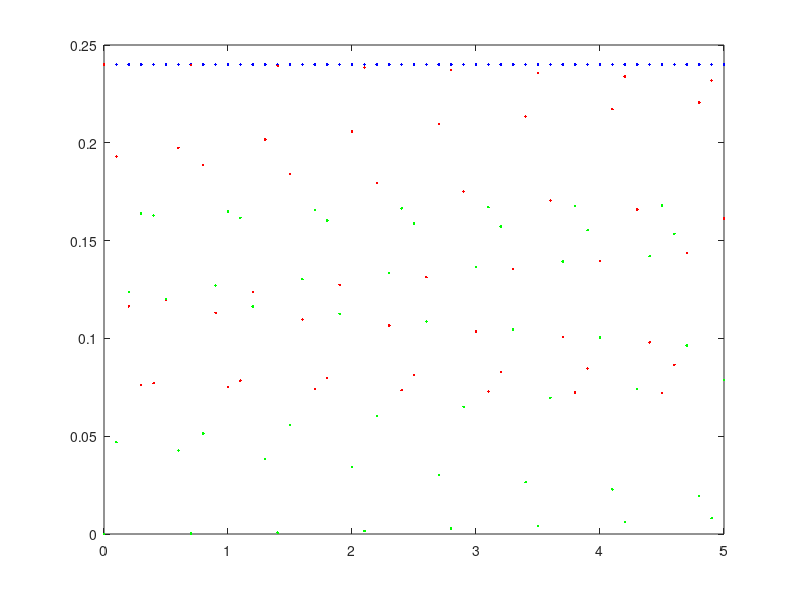
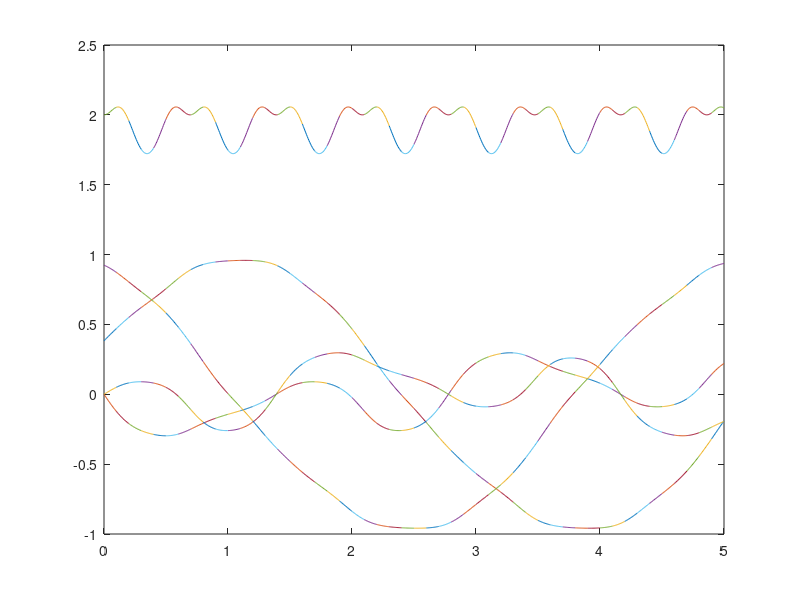
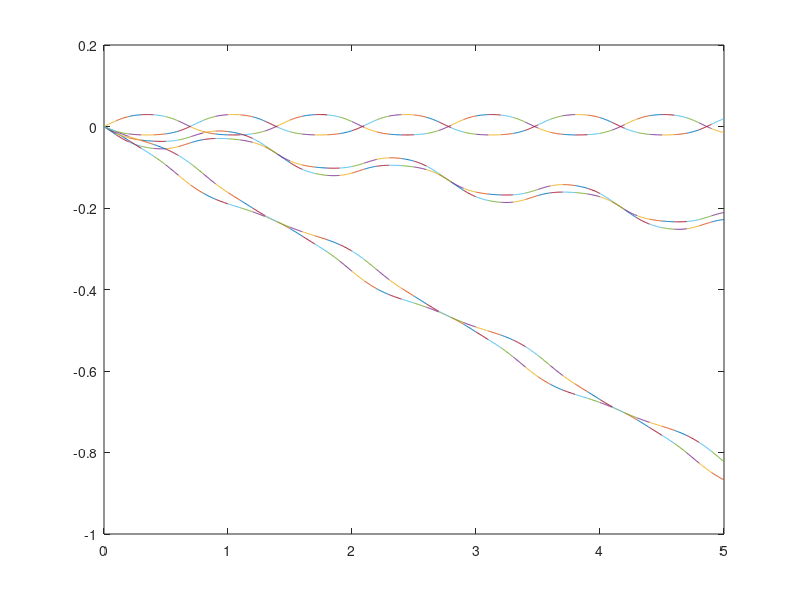
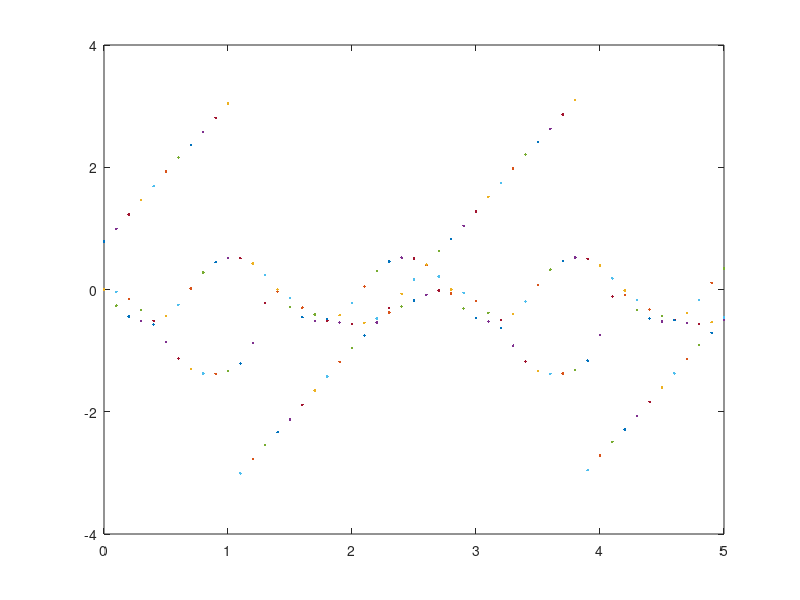

Write the MATLAB code that produced these figures, in order.
function TwinDisks
close all; clear all; 
format long
SolveOrdinaryDifferentialEquations
% File  TwinDisks.m  created by Autolev 4.1 on Tue Aug 31 12:23:02 2010


%===========================================================================
function VAR = ReadUserInput
global   a1 a2 a3 ida11 ida22 ida33 idb11 idb22 idb33 l1 l2 l3 mda mdb rada radb;
global   e1 e2 e3 e4 posa1 posa2 posa3 posb1 posb2 posb3 u1;
global   ke pe u2 u3 e1p e2p e3p e4p posa1p posa2p posa3p posb1p posb2p posb3p u1p;
global   DEGtoRAD RADtoDEG z;
global   TINITIAL TFINAL INTEGSTP PRINTINT ABSERR RELERR;

%-------------------------------+--------------------------+-------------------+-----------------
% Quantity                      | Value                    | Units             | Description
%-------------------------------|--------------------------|-------------------|-----------------
a1                              =  1.570796326794897;      % UNITS               Constant
a2                              =  0;                      % UNITS               Constant
a3                              =  0;                      % UNITS               Constant
ida11                           =  .005;                   % UNITS               Constant
ida22                           =  .005;                   % UNITS               Constant
ida33                           =  .01;                    % UNITS               Constant
idb11                           =  .005;                   % UNITS               Constant
idb22                           =  .005;                   % UNITS               Constant
idb33                           =  .01;                    % UNITS               Constant
l1                              = -.1;                     % UNITS               Constant
l2                              =  0;                      % UNITS               Constant
l3                              =  0;                      % UNITS               Constant
mda                             =  2;                      % UNITS               Constant
mdb                             =  2;                      % UNITS               Constant
rada                            =  .1;                     % UNITS               Constant
radb                            =  .1;                     % UNITS               Constant

e1                              =  0.3826834323650898;     % UNITS               Initial Value
e2                              =  0;                      % UNITS               Initial Value
e3                              =  0;                      % UNITS               Initial Value
e4                              =  0.9238795325112867;     % UNITS               Initial Value
posa1                           =  0.0;                    % UNITS               Initial Value
posa2                           =  0.0;                    % UNITS               Initial Value
posa3                           =  0.0;                    % UNITS               Initial Value
posb1                           =  0.0;                    % UNITS               Initial Value
posb2                           =  0.0;                    % UNITS               Initial Value
posb3                           =  0.0;                    % UNITS               Initial Value
u1                              =  2;                      % UNITS               Initial Value

TINITIAL                        =  0.0;                    % UNITS               Initial Time
TFINAL                          =  5.0;                    % UNITS               Final Time
INTEGSTP                        =  0.1;                    % UNITS               Integration Step
PRINTINT                        =  1;                      % Positive Integer    Print-Integer
ABSERR                          =  1.0E-08;                %                     Absolute Error
RELERR                          =  1.0E-07 ;               %                     Relative Error
%-------------------------------+--------------------------+-------------------+-----------------

% Unit conversions
Pi       = 3.141592653589793;
DEGtoRAD = Pi/180.0;
RADtoDEG = 180.0/Pi;

% Reserve space and initialize matrices
z = zeros(239,1);

% Evaluate constants
z(10) = cos(a2);
z(11) = cos(a3);
z(12) = z(10)*z(11);
z(13) = sin(a3);
z(14) = z(10)*z(13);
z(15) = sin(a2);
z(16) = cos(a1);
z(17) = sin(a1);
z(18) = z(13)*z(16) + z(11)*z(15)*z(17);
z(19) = z(11)*z(16) - z(13)*z(15)*z(17);
z(20) = z(10)*z(17);
z(21) = z(13)*z(17) - z(11)*z(15)*z(16);
z(22) = z(11)*z(17) + z(13)*z(15)*z(16);
z(23) = z(10)*z(16);
z(66) = l1^2 + l2^2;
z(67) = l1*z(15);
z(68) = l2*z(20);
z(97) = radb*z(67);
z(98) = radb*z(23);
z(99) = radb*z(68);
z(100) = rada*z(23);
z(115) = radb*z(22);
z(118) = radb*z(21);
z(127) = radb*z(14);
z(129) = radb*z(12);
z(136) = radb*z(19);
z(138) = radb*z(18);
z(171) = idb11*z(12);
z(172) = idb11*z(18);
z(173) = idb11*z(21);
z(174) = idb22*z(19);
z(175) = idb22*z(22);
z(176) = idb22*z(14);
z(177) = idb33*z(15);
z(178) = idb33*z(23);
z(179) = idb33*z(20);
z(200) = ida11 + z(12)*z(171) + z(14)*z(176) + z(15)*z(177);
z(201) = l2^2;
z(203) = z(12)*z(172);
z(204) = z(14)*z(174);
z(205) = z(15)*z(179);
z(206) = l1*l2;
z(208) = z(12)*z(173) + z(15)*z(178);
z(209) = z(14)*z(175);
z(212) = ida22 + z(18)*z(172) + z(19)*z(174) + z(20)*z(179);
z(213) = l1^2;
z(215) = z(18)*z(171);
z(216) = z(19)*z(176);
z(217) = z(20)*z(177);
z(219) = z(18)*z(173) + z(19)*z(175);
z(220) = z(20)*z(178);
z(223) = ida33 + z(21)*z(173) + z(22)*z(175) + z(23)*z(178);
z(225) = z(21)*z(171) + z(23)*z(177);
z(226) = z(22)*z(176);
z(228) = z(21)*z(172) + z(22)*z(174);
z(229) = z(23)*z(179);

% Set the initial values of the states
VAR(1) = e1;
VAR(2) = e2;
VAR(3) = e3;
VAR(4) = e4;
VAR(5) = posa1;
VAR(6) = posa2;
VAR(7) = posa3;
VAR(8) = posb1;
VAR(9) = posb2;
VAR(10) = posb3;
VAR(11) = u1;




%===========================================================================
% Main driver loop for numerical integration of differential equations
%===========================================================================
function SolveOrdinaryDifferentialEquations
global   a1 a2 a3 ida11 ida22 ida33 idb11 idb22 idb33 l1 l2 l3 mda mdb rada radb;
global   e1 e2 e3 e4 posa1 posa2 posa3 posb1 posb2 posb3 u1;
global   ke pe u2 u3 e1p e2p e3p e4p posa1p posa2p posa3p posb1p posb2p posb3p u1p;
global   DEGtoRAD RADtoDEG z;
global   TINITIAL TFINAL INTEGSTP PRINTINT ABSERR RELERR;

VAR = ReadUserInput;
OdeMatlabOptions = odeset( 'RelTol',RELERR, 'AbsTol',ABSERR, 'MaxStep',INTEGSTP );
T = TINITIAL;
PrintCounter = 0;
mdlDerivatives(T,VAR,0);
while 1,
  if( TFINAL>=TINITIAL & T+0.01*INTEGSTP>=TFINAL ) PrintCounter = -1; end
  if( TFINAL<=TINITIAL & T+0.01*INTEGSTP<=TFINAL ) PrintCounter = -1; end
  if( PrintCounter <= 0.01 ),
     mdlOutputs(T,VAR,0);
     if( PrintCounter == -1 ) break; end
     PrintCounter = PRINTINT;
  end
  [TimeOdeArray,VarOdeArray] = ode45( @mdlDerivatives, [T T+INTEGSTP], VAR, OdeMatlabOptions, 0 );
  figure(2),plot(TimeOdeArray,VarOdeArray(:,1:4),TimeOdeArray,VarOdeArray(:,11)),hold on
  figure(3),plot(TimeOdeArray,VarOdeArray(:,5:10)),hold on
  figure(5),plot(VarOdeArray(:,5),VarOdeArray(:,6),VarOdeArray(:,8),VarOdeArray(:,9)),hold on
  TimeAtEndOfArray = TimeOdeArray( length(TimeOdeArray) );
  if( abs(TimeAtEndOfArray - (T+INTEGSTP) ) >= abs(0.001*INTEGSTP) ) warning('numerical integration failed'); break;  end
  T = TimeAtEndOfArray;
  VAR = VarOdeArray( length(TimeOdeArray), : );
  PrintCounter = PrintCounter - 1;
end



%===========================================================================
% mdlDerivatives: Calculates and returns the derivatives of the continuous states
%===========================================================================
function sys = mdlDerivatives(T,VAR,u)
global   a1 a2 a3 ida11 ida22 ida33 idb11 idb22 idb33 l1 l2 l3 mda mdb rada radb;
global   e1 e2 e3 e4 posa1 posa2 posa3 posb1 posb2 posb3 u1;
global   ke pe u2 u3 e1p e2p e3p e4p posa1p posa2p posa3p posb1p posb2p posb3p u1p;
global   DEGtoRAD RADtoDEG z;
global   TINITIAL TFINAL INTEGSTP PRINTINT ABSERR RELERR;

% Update variables after integration step
e1 = VAR(1);
e2 = VAR(2);
e3 = VAR(3);
e4 = VAR(4);
posa1 = VAR(5);
posa2 = VAR(6);
posa3 = VAR(7);
posb1 = VAR(8);
posb2 = VAR(9);
posb3 = VAR(10);
u1 = VAR(11);
z(2) = 2*e1*e2 - 2*e3*e4;
z(4) = 2*e1*e2 + 2*e3*e4;
z(7) = 2*e1*e3 - 2*e2*e4;
z(9) = 1 - 2*e1^2 - 2*e2^2;
z(8) = 2*e1*e4 + 2*e2*e3;
z(38) = z(15)*z(7) + z(23)*z(9) - z(20)*z(8);
z(39) = 1 - z(38)^2;
z(40) = z(39)^0.5;
z(41) = z(38)/z(40);
z(43) = radb*z(41);
z(24) = 1 - z(9)^2;
z(25) = z(24)^0.5;
z(26) = z(9)/z(25);
z(28) = rada*z(26);
z(51) = l3 - z(28);
z(27) = 1/z(25);
z(29) = rada*z(27);
z(42) = 1/z(40);
z(44) = radb*z(42);
z(65) = z(29) - z(44);
z(69) = z(66) + z(43)^2 + z(51)^2 + z(65)^2 + 2*z(67)*z(43) + 2*l1*z(7)*z(65) + 2*l2*z(8)*z(65) + 2*z(23)*z(43)*z(51) + 2*z(9)*z(51)*z(65) + 2*z(38)*z(43)*z(65) - 2*z(68)*z(43);
z(70) = z(69)^0.5;
z(73) = l1/z(70);
z(6) = 2*e2*e3 - 2*e1*e4;
z(71) = z(51)/z(70);
z(5) = 1 - 2*e1^2 - 2*e3^2;
z(37) = z(15)*z(4) + z(23)*z(6) - z(20)*z(5);
z(75) = z(43)/z(70);
z(74) = l2/z(70);
z(3) = 2*e1*e3 + 2*e2*e4;
z(1) = 1 - 2*e2^2 - 2*e3^2;
z(36) = z(15)*z(1) + z(23)*z(3) - z(20)*z(2);
z(47) = z(6)*z(29);
z(61) = z(47) - z(6)*z(44);
z(30) = z(12)*z(1) + z(18)*z(2) + z(21)*z(3);
z(55) = z(22)*z(43);
z(34) = z(19)*z(5) + z(22)*z(6) - z(14)*z(4);
z(58) = z(21)*z(43);
z(50) = z(3)*z(29);
z(64) = z(3)*z(44) - z(50);
z(31) = z(12)*z(4) + z(18)*z(5) + z(21)*z(6);
z(33) = z(19)*z(2) + z(22)*z(3) - z(14)*z(1);
z(76) = l1*z(2)*(z(4)*z(73)+z(6)*z(71)+z(37)*z(75)) + l2*z(4)*(z(2)*z(74)+z(3)*z(71)+z(36)*z(75)) + z(61)*(z(4)*z(73)+z(5)*z(74)+z(6)*z(71)+z(37)*z(75)) + z(30)*z(55)*(z(4)*z(73)+z(5)*z(74)+z(6)*z(71)+z(37)*z(75)) + z(34)*z(58)*(z(1)*z(73)+z(2)*z(74)+z(3)*z(71)+z(36)*z(75)) - l1*z(5)*(z(1)*z(73)+z(3)*z(71)+z(36)*z(75)) - l2*z(1)*(z(5)*z(74)+z(6)*z(71)+z(37)*z(75)) - z(64)*(z(1)*z(73)+z(2)*z(74)+z(3)*z(71)+z(36)*z(75)) - z(31)*z(55)*(z(1)*z(73)+z(2)*z(74)+z(3)*z(71)+z(36)*z(75)) - z(33)*z(58)*(z(4)*z(73)+z(5)*z(74)+z(6)*z(71)+z(37)*z(75));
z(52) = z(28) - l3;
z(32) = z(12)*z(7) + z(18)*z(8) + z(21)*z(9);
z(53) = z(14)*z(43);
z(35) = z(19)*z(8) + z(22)*z(9) - z(14)*z(7);
z(56) = z(12)*z(43);
z(80) = l2*z(9) + z(8)*z(52) - z(32)*z(53) - z(35)*z(56);
z(45) = z(4)*z(29);
z(59) = z(45) - z(4)*z(44);
z(48) = z(1)*z(29);
z(62) = z(1)*z(44) - z(48);
z(77) = l2*z(3)*(z(4)*z(73)+z(5)*z(74)+z(37)*z(75)) + z(2)*z(52)*(z(4)*z(73)+z(6)*z(71)+z(37)*z(75)) + z(59)*(z(4)*z(73)+z(5)*z(74)+z(6)*z(71)+z(37)*z(75)) + z(31)*z(53)*(z(1)*z(73)+z(2)*z(74)+z(3)*z(71)+z(36)*z(75)) + z(34)*z(56)*(z(1)*z(73)+z(2)*z(74)+z(3)*z(71)+z(36)*z(75)) - l2*z(6)*(z(1)*z(73)+z(2)*z(74)+z(36)*z(75)) - z(5)*z(52)*(z(1)*z(73)+z(3)*z(71)+z(36)*z(75)) - z(62)*(z(1)*z(73)+z(2)*z(74)+z(3)*z(71)+z(36)*z(75)) - z(30)*z(53)*(z(4)*z(73)+z(5)*z(74)+z(6)*z(71)+z(37)*z(75)) - z(33)*z(56)*(z(4)*z(73)+z(5)*z(74)+z(6)*z(71)+z(37)*z(75));
z(79) = l1*z(8) + z(32)*z(55) - l2*z(7) - z(35)*z(58);
z(46) = z(5)*z(29);
z(60) = z(46) - z(5)*z(44);
z(54) = z(19)*z(43);
z(57) = z(18)*z(43);
z(49) = z(2)*z(29);
z(63) = z(2)*z(44) - z(49);
z(78) = l1*z(6)*(z(1)*z(73)+z(2)*z(74)+z(36)*z(75)) + z(1)*z(51)*(z(5)*z(74)+z(6)*z(71)+z(37)*z(75)) + z(60)*(z(4)*z(73)+z(5)*z(74)+z(6)*z(71)+z(37)*z(75)) + z(30)*z(54)*(z(4)*z(73)+z(5)*z(74)+z(6)*z(71)+z(37)*z(75)) + z(34)*z(57)*(z(1)*z(73)+z(2)*z(74)+z(3)*z(71)+z(36)*z(75)) - l1*z(3)*(z(4)*z(73)+z(5)*z(74)+z(37)*z(75)) - z(4)*z(51)*(z(2)*z(74)+z(3)*z(71)+z(36)*z(75)) - z(63)*(z(1)*z(73)+z(2)*z(74)+z(3)*z(71)+z(36)*z(75)) - z(31)*z(54)*(z(1)*z(73)+z(2)*z(74)+z(3)*z(71)+z(36)*z(75)) - z(33)*z(57)*(z(4)*z(73)+z(5)*z(74)+z(6)*z(71)+z(37)*z(75));
z(81) = z(7)*z(51) + z(32)*z(54) - l1*z(9) - z(35)*z(57);
z(82) = z(78)*z(79) - z(76)*z(81);
z(83) = (z(76)*z(80)-z(77)*z(79))/z(82);
u2 = z(83)*u1;
z(84) = (z(77)*z(81)-z(78)*z(80))/z(82);
u3 = z(84)*u1;
z(161) = ida33*u3;
z(160) = ida22*u2;
z(164) = u2*z(161) - u3*z(160);
z(166) = z(19)*u2 + z(22)*u3 - z(14)*u1;
z(167) = z(15)*u1 + z(23)*u3 - z(20)*u2;
z(170) = idb33*z(167);
z(169) = idb22*z(166);
z(182) = z(166)*z(170) - z(167)*z(169);
z(165) = z(12)*u1 + z(18)*u2 + z(21)*u3;
z(168) = idb11*z(165);
z(180) = z(165)*z(169) - z(166)*z(168);
z(184) = z(28)*u1;
z(183) = z(28)*u2;
z(192) = u1*z(184) + u2*z(183);
e1p = 0.5*e2*u3 + 0.5*e4*u1 - 0.5*e3*u2;
e2p = 0.5*e3*u1 + 0.5*e4*u2 - 0.5*e1*u3;
z(88) = -4*e1*e1p - 4*e2*e2p;
z(93) = z(9)*z(88)/z(24)^0.5;
z(94) = (z(9)*z(93)+z(25)*z(88))/z(25)^2;
z(188) = rada*u1*z(94);
z(193) = z(188) - u3*z(183);
z(95) = rada*z(93)/z(25)^2;
e4p = -0.5*e1*u1 - 0.5*e2*u2 - 0.5*e3*u3;
e3p = 0.5*e1*u2 + 0.5*e4*u3 - 0.5*e2*u1;
z(86) = 2*e1*e2p + 2*e2*e1p + 2*e3*e4p + 2*e4*e3p;
z(125) = z(4)*z(95) + z(29)*z(86);
z(105) = -4*e1*e1p - 4*e3*e3p;
z(134) = z(5)*z(95) + z(29)*z(105);
z(103) = 2*e2*e3p + 2*e3*e2p - 2*e1*e4p - 2*e4*e1p;
z(112) = z(6)*z(95) + z(29)*z(103);
z(189) = u1*z(125) + u2*z(134) + u3*z(112);
z(187) = rada*u2*z(94);
z(191) = -u3*z(184) - z(187);
z(110) = -4*e2*e2p - 4*e3*e3p;
z(131) = z(1)*z(95) + z(29)*z(110);
z(85) = 2*e1*e2p + 2*e2*e1p - 2*e3*e4p - 2*e4*e3p;
z(140) = z(2)*z(95) + z(29)*z(85);
z(109) = 2*e1*e3p + 2*e2*e4p + 2*e3*e1p + 2*e4*e2p;
z(120) = z(3)*z(95) + z(29)*z(109);
z(190) = -u1*z(131) - u2*z(140) - u3*z(120);
z(181) = z(167)*z(168) - z(165)*z(170);
z(195) = l1*u3 + z(52)*u1;
z(194) = z(51)*u2 - l2*u3;
z(198) = u1*z(195) - u2*z(194);
z(196) = l2*u1 - l1*u2;
z(197) = u2*z(196) - u3*z(195) - z(187);
z(199) = u3*z(194) + z(188) - u1*z(196);
z(211) = z(164) + z(12)*z(182) + z(15)*z(180) + mda*(z(3)*z(45)*z(192)+z(28)*z(193)+z(45)*z(189)+z(1)*z(45)*z(191)+z(2)*z(28)*z(189)+z(2)*z(45)*z(193)+z(5)*z(28)*z(190)-z(6)*z(48)*z(192)-z(48)*z(190)-z(4)*z(48)*z(191)-z(5)*z(48)*z(193)) - z(14)*z(181) - mdb*(z(6)*z(48)*z(198)+z(48)*z(190)+z(4)*z(48)*z(197)+z(5)*z(48)*z(199)-l2*z(198)-z(3)*z(45)*z(198)-z(45)*z(189)-z(52)*z(199)-l2*z(3)*z(189)-l2*z(6)*z(190)-z(1)*z(45)*z(197)-z(2)*z(45)*z(199)-z(2)*z(52)*z(189)-z(5)*z(52)*z(190));
z(159) = ida11*u1;
z(163) = u3*z(159) - u1*z(161);
z(222) = z(163) + z(18)*z(182) + z(19)*z(181) + mda*(z(3)*z(46)*z(192)+z(46)*z(189)+z(1)*z(46)*z(191)+z(2)*z(46)*z(193)-z(6)*z(49)*z(192)-z(28)*z(191)-z(49)*z(190)-z(1)*z(28)*z(189)-z(4)*z(28)*z(190)-z(4)*z(49)*z(191)-z(5)*z(49)*z(193)) + mdb*(z(3)*z(46)*z(198)+z(46)*z(189)+z(51)*z(197)+z(1)*z(46)*z(197)+z(1)*z(51)*z(189)+z(2)*z(46)*z(199)+z(4)*z(51)*z(190)-l1*z(198)-z(6)*z(49)*z(198)-z(49)*z(190)-l1*z(3)*z(189)-l1*z(6)*z(190)-z(4)*z(49)*z(197)-z(5)*z(49)*z(199)) - z(20)*z(180);
z(162) = u1*z(160) - u2*z(159);
z(231) = z(162) + z(21)*z(182) + z(22)*z(181) + z(23)*z(180) + mda*(z(3)*z(47)*z(192)+z(47)*z(189)+z(1)*z(47)*z(191)+z(2)*z(47)*z(193)-z(6)*z(50)*z(192)-z(50)*z(190)-z(4)*z(50)*z(191)-z(5)*z(50)*z(193)) + mdb*(z(3)*z(47)*z(198)+l1*z(199)+z(47)*z(189)+l1*z(2)*z(189)+l1*z(5)*z(190)+z(1)*z(47)*z(197)+z(2)*z(47)*z(199)-z(6)*z(50)*z(198)-l2*z(197)-z(50)*z(190)-l2*z(1)*z(189)-l2*z(4)*z(190)-z(4)*z(50)*z(197)-z(5)*z(50)*z(199));
z(235) = z(211) + z(83)*z(222) + z(84)*z(231);
z(207) = z(203) + mda*(z(45)*z(46)+z(48)*z(49)+z(2)*z(28)*z(46)+z(4)*z(28)*z(48)-z(1)*z(28)*z(45)-z(5)*z(28)*z(49)) + mdb*(z(45)*z(46)+z(48)*z(49)+l1*z(6)*z(48)+l2*z(3)*z(46)+z(1)*z(45)*z(51)+z(2)*z(46)*z(52)-z(206)-l1*z(3)*z(45)-l2*z(6)*z(49)-z(4)*z(48)*z(51)-z(5)*z(49)*z(52)) - z(204) - z(205);
z(214) = z(212) + mdb*(z(213)+z(46)^2+z(49)^2+z(51)^2+2*l1*z(6)*z(49)+2*z(1)*z(46)*z(51)-2*l1*z(3)*z(46)-2*z(4)*z(49)*z(51)) - mda*(2*z(1)*z(28)*z(46)-z(28)^2-z(46)^2-z(49)^2-2*z(4)*z(28)*z(49));
z(230) = z(228) + mdb*(z(46)*z(47)+z(49)*z(50)+l1*z(2)*z(46)+l1*z(6)*z(50)+l2*z(4)*z(49)+z(1)*z(47)*z(51)-l2*z(51)-l1*z(3)*z(47)-l1*z(5)*z(49)-l2*z(1)*z(46)-z(4)*z(50)*z(51)) - z(229) - mda*(z(1)*z(28)*z(47)-z(46)*z(47)-z(49)*z(50)-z(4)*z(28)*z(50));
z(233) = z(207) + z(83)*z(214) + z(84)*z(230);
z(89) = 2*e1*e4p + 2*e2*e3p + 2*e3*e2p + 2*e4*e1p;
z(87) = 2*e1*e3p + 2*e3*e1p - 2*e2*e4p - 2*e4*e2p;
z(90) = z(15)*z(87) + z(23)*z(88) - z(20)*z(89);
z(91) = z(38)*z(90)/z(39)^0.5;
z(92) = (z(38)*z(91)+z(40)*z(90))/z(40)^2;
z(128) = z(127)*z(92);
z(130) = z(129)*z(92);
z(144) = z(12)*z(87) + z(18)*z(89) + z(21)*z(88);
z(145) = z(19)*z(89) + z(22)*z(88) - z(14)*z(87);
z(147) = l2*z(88) + z(52)*z(89) + rada*z(8)*z(94) - z(32)*z(128) - z(35)*z(130) - z(53)*z(144) - z(56)*z(145);
z(137) = z(136)*z(92);
z(139) = z(138)*z(92);
z(148) = z(32)*z(137) + z(51)*z(87) + z(54)*z(144) - l1*z(88) - z(35)*z(139) - z(57)*z(145) - rada*z(7)*z(94);
z(116) = z(115)*z(92);
z(119) = z(118)*z(92);
z(146) = l1*z(89) + z(32)*z(116) + z(55)*z(144) - l2*z(87) - z(35)*z(119) - z(58)*z(145);
z(149) = u1*z(147) + u2*z(148) + u3*z(146);
z(96) = radb*z(91)/z(40)^2;
z(126) = z(125) - z(4)*z(96) - z(44)*z(86);
z(122) = z(12)*z(86) + z(18)*z(105) + z(21)*z(103);
z(117) = z(19)*z(105) + z(22)*z(103) - z(14)*z(86);
z(101) = 2*z(97)*z(92) + 2*l1*z(65)*z(87) + 2*l2*z(65)*z(89) + 2*radb*z(43)*z(92) + 2*z(98)*z(51)*z(92) + 2*z(43)*z(65)*z(90) + 2*z(51)*z(65)*z(88) + 2*radb*z(38)*z(65)*z(92) + 2*z(65)*(z(95)-z(96)) + 2*l1*z(7)*(z(95)-z(96)) + 2*l2*z(8)*(z(95)-z(96)) + 2*z(9)*z(51)*(z(95)-z(96)) + 2*z(38)*z(43)*(z(95)-z(96)) - 2*z(99)*z(92) - 2*rada*z(51)*z(94) - 2*z(100)*z(43)*z(94) - 2*rada*z(9)*z(65)*z(94);
z(102) = l1*z(101)/(z(69)^0.5*z(70)^2);
z(108) = l2*z(101)/(z(69)^0.5*z(70)^2);
z(111) = z(15)*z(110) + z(23)*z(109) - z(20)*z(85);
z(107) = (2*radb*z(70)*z(92)-z(43)*z(101)/z(69)^0.5)/z(70)^2;
z(104) = (2*rada*z(70)*z(94)+z(51)*z(101)/z(69)^0.5)/z(70)^2;
z(106) = z(15)*z(86) + z(23)*z(103) - z(20)*z(105);
z(132) = z(1)*z(96) + z(44)*z(110) - z(131);
z(114) = z(12)*z(110) + z(18)*z(85) + z(21)*z(109);
z(123) = z(19)*z(85) + z(22)*z(109) - z(14)*z(110);
z(133) = l2*(z(4)*z(73)+z(5)*z(74)+z(37)*z(75))*z(109) + z(52)*(z(4)*z(73)+z(6)*z(71)+z(37)*z(75))*z(85) + (z(4)*z(73)+z(5)*z(74)+z(6)*z(71)+z(37)*z(75))*z(126) + rada*z(2)*(z(4)*z(73)+z(6)*z(71)+z(37)*z(75))*z(94) + z(31)*(z(1)*z(73)+z(2)*z(74)+z(3)*z(71)+z(36)*z(75))*z(128) + z(34)*(z(1)*z(73)+z(2)*z(74)+z(3)*z(71)+z(36)*z(75))*z(130) + z(53)*(z(1)*z(73)+z(2)*z(74)+z(3)*z(71)+z(36)*z(75))*z(122) + z(56)*(z(1)*z(73)+z(2)*z(74)+z(3)*z(71)+z(36)*z(75))*z(117) + 0.5*l2*z(6)*(z(1)*z(102)+z(2)*z(108)-2*z(73)*z(110)-2*z(74)*z(85)-2*z(75)*z(111)-z(36)*z(107)) + 0.5*z(5)*z(52)*(z(1)*z(102)+z(3)*z(104)-2*z(71)*z(109)-2*z(73)*z(110)-2*z(75)*z(111)-z(36)*z(107)) + 0.5*z(62)*(z(1)*z(102)+z(2)*z(108)+z(3)*z(104)-2*z(71)*z(109)-2*z(73)*z(110)-2*z(74)*z(85)-2*z(75)*z(111)-z(36)*z(107)) + 0.5*z(30)*z(53)*(z(4)*z(102)+z(5)*z(108)+z(6)*z(104)-2*z(71)*z(103)-2*z(73)*z(86)-2*z(74)*z(105)-2*z(75)*z(106)-z(37)*z(107)) + 0.5*z(33)*z(56)*(z(4)*z(102)+z(5)*z(108)+z(6)*z(104)-2*z(71)*z(103)-2*z(73)*z(86)-2*z(74)*z(105)-2*z(75)*z(106)-z(37)*z(107)) - l2*(z(1)*z(73)+z(2)*z(74)+z(36)*z(75))*z(103) - z(52)*(z(1)*z(73)+z(3)*z(71)+z(36)*z(75))*z(105) - (z(1)*z(73)+z(2)*z(74)+z(3)*z(71)+z(36)*z(75))*z(132) - rada*z(5)*(z(1)*z(73)+z(3)*z(71)+z(36)*z(75))*z(94) - z(30)*(z(4)*z(73)+z(5)*z(74)+z(6)*z(71)+z(37)*z(75))*z(128) - z(33)*(z(4)*z(73)+z(5)*z(74)+z(6)*z(71)+z(37)*z(75))*z(130) - z(53)*(z(4)*z(73)+z(5)*z(74)+z(6)*z(71)+z(37)*z(75))*z(114) - z(56)*(z(4)*z(73)+z(5)*z(74)+z(6)*z(71)+z(37)*z(75))*z(123) - 0.5*l2*z(3)*(z(4)*z(102)+z(5)*z(108)-2*z(73)*z(86)-2*z(74)*z(105)-2*z(75)*z(106)-z(37)*z(107)) - 0.5*z(2)*z(52)*(z(4)*z(102)+z(6)*z(104)-2*z(71)*z(103)-2*z(73)*z(86)-2*z(75)*z(106)-z(37)*z(107)) - 0.5*z(59)*(z(4)*z(102)+z(5)*z(108)+z(6)*z(104)-2*z(71)*z(103)-2*z(73)*z(86)-2*z(74)*z(105)-2*z(75)*z(106)-z(37)*z(107)) - 0.5*z(31)*z(53)*(z(1)*z(102)+z(2)*z(108)+z(3)*z(104)-2*z(71)*z(109)-2*z(73)*z(110)-2*z(74)*z(85)-2*z(75)*z(111)-z(36)*z(107)) - 0.5*z(34)*z(56)*(z(1)*z(102)+z(2)*z(108)+z(3)*z(104)-2*z(71)*z(109)-2*z(73)*z(110)-2*z(74)*z(85)-2*z(75)*z(111)-z(36)*z(107));
z(135) = z(134) - z(5)*z(96) - z(44)*z(105);
z(141) = z(2)*z(96) + z(44)*z(85) - z(140);
z(142) = l1*(z(1)*z(73)+z(2)*z(74)+z(36)*z(75))*z(103) + z(51)*(z(5)*z(74)+z(6)*z(71)+z(37)*z(75))*z(110) + (z(4)*z(73)+z(5)*z(74)+z(6)*z(71)+z(37)*z(75))*z(135) + rada*z(4)*(z(2)*z(74)+z(3)*z(71)+z(36)*z(75))*z(94) + z(30)*(z(4)*z(73)+z(5)*z(74)+z(6)*z(71)+z(37)*z(75))*z(137) + z(34)*(z(1)*z(73)+z(2)*z(74)+z(3)*z(71)+z(36)*z(75))*z(139) + z(54)*(z(4)*z(73)+z(5)*z(74)+z(6)*z(71)+z(37)*z(75))*z(114) + z(57)*(z(1)*z(73)+z(2)*z(74)+z(3)*z(71)+z(36)*z(75))*z(117) + 0.5*l1*z(3)*(z(4)*z(102)+z(5)*z(108)-2*z(73)*z(86)-2*z(74)*z(105)-2*z(75)*z(106)-z(37)*z(107)) + 0.5*z(4)*z(51)*(z(2)*z(108)+z(3)*z(104)-2*z(71)*z(109)-2*z(74)*z(85)-2*z(75)*z(111)-z(36)*z(107)) + 0.5*z(63)*(z(1)*z(102)+z(2)*z(108)+z(3)*z(104)-2*z(71)*z(109)-2*z(73)*z(110)-2*z(74)*z(85)-2*z(75)*z(111)-z(36)*z(107)) + 0.5*z(31)*z(54)*(z(1)*z(102)+z(2)*z(108)+z(3)*z(104)-2*z(71)*z(109)-2*z(73)*z(110)-2*z(74)*z(85)-2*z(75)*z(111)-z(36)*z(107)) + 0.5*z(33)*z(57)*(z(4)*z(102)+z(5)*z(108)+z(6)*z(104)-2*z(71)*z(103)-2*z(73)*z(86)-2*z(74)*z(105)-2*z(75)*z(106)-z(37)*z(107)) - l1*(z(4)*z(73)+z(5)*z(74)+z(37)*z(75))*z(109) - z(51)*(z(2)*z(74)+z(3)*z(71)+z(36)*z(75))*z(86) - (z(1)*z(73)+z(2)*z(74)+z(3)*z(71)+z(36)*z(75))*z(141) - rada*z(1)*(z(5)*z(74)+z(6)*z(71)+z(37)*z(75))*z(94) - z(31)*(z(1)*z(73)+z(2)*z(74)+z(3)*z(71)+z(36)*z(75))*z(137) - z(33)*(z(4)*z(73)+z(5)*z(74)+z(6)*z(71)+z(37)*z(75))*z(139) - z(54)*(z(1)*z(73)+z(2)*z(74)+z(3)*z(71)+z(36)*z(75))*z(122) - z(57)*(z(4)*z(73)+z(5)*z(74)+z(6)*z(71)+z(37)*z(75))*z(123) - 0.5*l1*z(6)*(z(1)*z(102)+z(2)*z(108)-2*z(73)*z(110)-2*z(74)*z(85)-2*z(75)*z(111)-z(36)*z(107)) - 0.5*z(1)*z(51)*(z(5)*z(108)+z(6)*z(104)-2*z(71)*z(103)-2*z(74)*z(105)-2*z(75)*z(106)-z(37)*z(107)) - 0.5*z(60)*(z(4)*z(102)+z(5)*z(108)+z(6)*z(104)-2*z(71)*z(103)-2*z(73)*z(86)-2*z(74)*z(105)-2*z(75)*z(106)-z(37)*z(107)) - 0.5*z(30)*z(54)*(z(4)*z(102)+z(5)*z(108)+z(6)*z(104)-2*z(71)*z(103)-2*z(73)*z(86)-2*z(74)*z(105)-2*z(75)*z(106)-z(37)*z(107)) - 0.5*z(34)*z(57)*(z(1)*z(102)+z(2)*z(108)+z(3)*z(104)-2*z(71)*z(109)-2*z(73)*z(110)-2*z(74)*z(85)-2*z(75)*z(111)-z(36)*z(107));
z(113) = z(112) - z(6)*z(96) - z(44)*z(103);
z(121) = z(3)*z(96) + z(44)*z(109) - z(120);
z(124) = l1*(z(4)*z(73)+z(6)*z(71)+z(37)*z(75))*z(85) + l2*(z(2)*z(74)+z(3)*z(71)+z(36)*z(75))*z(86) + (z(4)*z(73)+z(5)*z(74)+z(6)*z(71)+z(37)*z(75))*z(113) + z(30)*(z(4)*z(73)+z(5)*z(74)+z(6)*z(71)+z(37)*z(75))*z(116) + z(34)*(z(1)*z(73)+z(2)*z(74)+z(3)*z(71)+z(36)*z(75))*z(119) + z(55)*(z(4)*z(73)+z(5)*z(74)+z(6)*z(71)+z(37)*z(75))*z(114) + z(58)*(z(1)*z(73)+z(2)*z(74)+z(3)*z(71)+z(36)*z(75))*z(117) + 0.5*l1*z(5)*(z(1)*z(102)+z(3)*z(104)-2*z(71)*z(109)-2*z(73)*z(110)-2*z(75)*z(111)-z(36)*z(107)) + 0.5*l2*z(1)*(z(5)*z(108)+z(6)*z(104)-2*z(71)*z(103)-2*z(74)*z(105)-2*z(75)*z(106)-z(37)*z(107)) + 0.5*z(64)*(z(1)*z(102)+z(2)*z(108)+z(3)*z(104)-2*z(71)*z(109)-2*z(73)*z(110)-2*z(74)*z(85)-2*z(75)*z(111)-z(36)*z(107)) + 0.5*z(31)*z(55)*(z(1)*z(102)+z(2)*z(108)+z(3)*z(104)-2*z(71)*z(109)-2*z(73)*z(110)-2*z(74)*z(85)-2*z(75)*z(111)-z(36)*z(107)) + 0.5*z(33)*z(58)*(z(4)*z(102)+z(5)*z(108)+z(6)*z(104)-2*z(71)*z(103)-2*z(73)*z(86)-2*z(74)*z(105)-2*z(75)*z(106)-z(37)*z(107)) - l1*(z(1)*z(73)+z(3)*z(71)+z(36)*z(75))*z(105) - l2*(z(5)*z(74)+z(6)*z(71)+z(37)*z(75))*z(110) - (z(1)*z(73)+z(2)*z(74)+z(3)*z(71)+z(36)*z(75))*z(121) - z(31)*(z(1)*z(73)+z(2)*z(74)+z(3)*z(71)+z(36)*z(75))*z(116) - z(33)*(z(4)*z(73)+z(5)*z(74)+z(6)*z(71)+z(37)*z(75))*z(119) - z(55)*(z(1)*z(73)+z(2)*z(74)+z(3)*z(71)+z(36)*z(75))*z(122) - z(58)*(z(4)*z(73)+z(5)*z(74)+z(6)*z(71)+z(37)*z(75))*z(123) - 0.5*l1*z(2)*(z(4)*z(102)+z(6)*z(104)-2*z(71)*z(103)-2*z(73)*z(86)-2*z(75)*z(106)-z(37)*z(107)) - 0.5*l2*z(4)*(z(2)*z(108)+z(3)*z(104)-2*z(71)*z(109)-2*z(74)*z(85)-2*z(75)*z(111)-z(36)*z(107)) - 0.5*z(61)*(z(4)*z(102)+z(5)*z(108)+z(6)*z(104)-2*z(71)*z(103)-2*z(73)*z(86)-2*z(74)*z(105)-2*z(75)*z(106)-z(37)*z(107)) - 0.5*z(30)*z(55)*(z(4)*z(102)+z(5)*z(108)+z(6)*z(104)-2*z(71)*z(103)-2*z(73)*z(86)-2*z(74)*z(105)-2*z(75)*z(106)-z(37)*z(107)) - 0.5*z(34)*z(58)*(z(1)*z(102)+z(2)*z(108)+z(3)*z(104)-2*z(71)*z(109)-2*z(73)*z(110)-2*z(74)*z(85)-2*z(75)*z(111)-z(36)*z(107));
z(143) = u1*z(133) + u2*z(142) + u3*z(124);
z(150) = (z(76)*z(149)-z(79)*z(143))/z(82);
z(210) = z(208) + mda*(z(45)*z(47)+z(48)*z(50)+z(2)*z(28)*z(47)-z(5)*z(28)*z(50)) + mdb*(l1*z(52)+z(45)*z(47)+z(48)*z(50)+l1*z(2)*z(45)+l2*z(3)*z(47)+l2*z(4)*z(48)+z(2)*z(47)*z(52)-l1*z(5)*z(48)-l2*z(1)*z(45)-l2*z(6)*z(50)-z(5)*z(50)*z(52)) - z(209);
z(221) = z(219) + mdb*(z(46)*z(47)+z(49)*z(50)+l1*z(2)*z(46)+l1*z(6)*z(50)+l2*z(4)*z(49)+z(1)*z(47)*z(51)-l2*z(51)-l1*z(3)*z(47)-l1*z(5)*z(49)-l2*z(1)*z(46)-z(4)*z(50)*z(51)) - z(220) - mda*(z(1)*z(28)*z(47)-z(46)*z(47)-z(49)*z(50)-z(4)*z(28)*z(50));
z(224) = z(223) + mda*(z(47)^2+z(50)^2) - mdb*(2*l1*z(5)*z(50)+2*l2*z(1)*z(47)-z(201)-z(213)-z(47)^2-z(50)^2-2*l1*z(2)*z(47)-2*l2*z(4)*z(50));
z(234) = z(210) + z(83)*z(221) + z(84)*z(224);
z(151) = (z(78)*z(149)-z(81)*z(143))/z(82);
z(237) = z(235) + z(233)*z(150) - z(234)*z(151);
z(154) = z(28)*z(83);
z(157) = z(51)*z(83) - l2*z(84);
z(155) = z(52) + l1*z(84);
z(156) = l2 - l1*z(83);
z(158) = 9.810000000000001*mda*(z(7)*z(154)-z(8)*z(28)) - 9.810000000000001*mdb*(z(7)*z(157)+z(8)*z(155)+z(9)*z(156));
z(238) = z(237) - z(158);
z(202) = z(200) + mda*(z(28)^2+z(45)^2+z(48)^2+2*z(2)*z(28)*z(45)-2*z(5)*z(28)*z(48)) + mdb*(z(201)+z(45)^2+z(48)^2+z(52)^2+2*l2*z(3)*z(45)+2*z(2)*z(45)*z(52)-2*l2*z(6)*z(48)-2*z(5)*z(48)*z(52));
z(218) = z(215) + mda*(z(45)*z(46)+z(48)*z(49)+z(2)*z(28)*z(46)+z(4)*z(28)*z(48)-z(1)*z(28)*z(45)-z(5)*z(28)*z(49)) + mdb*(z(45)*z(46)+z(48)*z(49)+l1*z(6)*z(48)+l2*z(3)*z(46)+z(1)*z(45)*z(51)+z(2)*z(46)*z(52)-z(206)-l1*z(3)*z(45)-l2*z(6)*z(49)-z(4)*z(48)*z(51)-z(5)*z(49)*z(52)) - z(216) - z(217);
z(227) = z(225) + mda*(z(45)*z(47)+z(48)*z(50)+z(2)*z(28)*z(47)-z(5)*z(28)*z(50)) + mdb*(l1*z(52)+z(45)*z(47)+z(48)*z(50)+l1*z(2)*z(45)+l2*z(3)*z(47)+l2*z(4)*z(48)+z(2)*z(47)*z(52)-l1*z(5)*z(48)-l2*z(1)*z(45)-l2*z(6)*z(50)-z(5)*z(50)*z(52)) - z(226);
z(232) = z(202) + z(83)*z(218) + z(84)*z(227);
z(236) = z(232) + z(83)*z(233) + z(84)*z(234);
z(239) = z(238)/z(236);
u1p = -z(239);
posa1p = z(45)*u1 + z(46)*u2 + z(47)*u3 + z(2)*z(28)*u1 - z(1)*z(28)*u2;
posa2p = z(5)*z(28)*u1 - z(48)*u1 - z(49)*u2 - z(50)*u3 - z(4)*z(28)*u2;
posa3p = -z(28)*(z(7)*u2-z(8)*u1);
posb1p = z(45)*u1 + z(46)*u2 + z(47)*u3 + z(2)*(l1*u3+z(52)*u1) - z(1)*(l2*u3-z(51)*u2) - z(3)*(l1*u2-l2*u1);
posb2p = z(5)*(l1*u3+z(52)*u1) - z(48)*u1 - z(49)*u2 - z(50)*u3 - z(4)*(l2*u3-z(51)*u2) - z(6)*(l1*u2-l2*u1);
posb3p = z(8)*(l1*u3+z(52)*u1) - z(7)*(l2*u3-z(51)*u2) - z(9)*(l1*u2-l2*u1);

% Update derivative array prior to integration step
VARp(1) = e1p;
VARp(2) = e2p;
VARp(3) = e3p;
VARp(4) = e4p;
VARp(5) = posa1p;
VARp(6) = posa2p;
VARp(7) = posa3p;
VARp(8) = posb1p;
VARp(9) = posb2p;
VARp(10) = posb3p;
VARp(11) = u1p;

sys = VARp';



%===========================================================================
% mdlOutputs: Calculates and return the outputs
%===========================================================================
function Output = mdlOutputs(T,VAR,u)
global   a1 a2 a3 ida11 ida22 ida33 idb11 idb22 idb33 l1 l2 l3 mda mdb rada radb;
global   e1 e2 e3 e4 posa1 posa2 posa3 posb1 posb2 posb3 u1;
global   ke pe u2 u3 e1p e2p e3p e4p posa1p posa2p posa3p posb1p posb2p posb3p u1p;
global   DEGtoRAD RADtoDEG z;
global   TINITIAL TFINAL INTEGSTP PRINTINT ABSERR RELERR;

% Evaluate output quantities
ke = 0.5*ida11*u1^2 + 0.5*ida22*u2^2 + 0.5*ida33*u3^2 + 0.5*idb22*z(22)^2*u3^2 + 0.5*idb33*z(23)^2*u3^2 + 0.5*idb11*z(12)*u1*(z(12)*u1+2*z(18)*u2) + 0.5*idb11*z(18)*u2*(z(18)*u2+2*z(21)*u3) + 0.5*idb11*z(21)*u3*(z(21)*u3+2*z(12)*u1) + 0.5*idb22*z(19)*u2*(z(19)*u2+2*z(22)*u3) + 0.5*idb33*z(15)*u1*(z(15)*u1+2*z(23)*u3) + 0.5*idb22*z(14)*u1*(z(14)*u1-2*z(19)*u2-2*z(22)*u3) + 0.5*idb33*z(20)*u2*(z(20)*u2-2*z(15)*u1-2*z(23)*u3) + 0.5*mda*(z(28)^2*u1^2+z(28)^2*u2^2+(z(45)*u1+z(46)*u2+z(47)*u3)^2+(z(48)*u1+z(49)*u2+z(50)*u3)^2+2*z(2)*z(28)*u1*(z(45)*u1+z(46)*u2+z(47)*u3)+2*z(4)*z(28)*u2*(z(48)*u1+z(49)*u2+z(50)*u3)-2*z(1)*z(28)*u2*(z(45)*u1+z(46)*u2+z(47)*u3)-2*z(5)*z(28)*u1*(z(48)*u1+z(49)*u2+z(50)*u3)) - 0.5*mdb*(2*z(5)*(l1*u3+z(52)*u1)*(z(48)*u1+z(49)*u2+z(50)*u3)+2*z(1)*(l2*u3-z(51)*u2)*(z(45)*u1+z(46)*u2+z(47)*u3)+2*z(3)*(l1*u2-l2*u1)*(z(45)*u1+z(46)*u2+z(47)*u3)-(l1*u3+z(52)*u1)^2-(l1*u2-l2*u1)^2-(l2*u3-z(51)*u2)^2-(z(45)*u1+z(46)*u2+z(47)*u3)^2-(z(48)*u1+z(49)*u2+z(50)*u3)^2-2*z(2)*(l1*u3+z(52)*u1)*(z(45)*u1+z(46)*u2+z(47)*u3)-2*z(4)*(l2*u3-z(51)*u2)*(z(48)*u1+z(49)*u2+z(50)*u3)-2*z(6)*(l1*u2-l2*u1)*(z(48)*u1+z(49)*u2+z(50)*u3));
pe = 9.810000000000001*mda*posa3 + 9.810000000000001*mdb*posb3;

Output(1)=ke+pe;
Output(2)=((-l1*z(1)-l2*z(2)-z(36)*z(43)-z(3)*(l3-z(28)))*(z(51)*u2-l2*u3)*z(4)+(l1*z(4)+l2*z(5)+z(37)*z(43)+z(6)*(l3-z(28)))*(z(51)*u2-l2*u3)*z(1)+(-l1*z(1)-l2*z(2)-z(36)*z(43)-z(3)*(l3-z(28)))*(l1*u3+z(52)*u1)*z(5)+(l1*z(4)+l2*z(5)+z(37)*z(43)+z(6)*(l3-z(28)))*(l1*u3+z(52)*u1)*z(2)+(-l1*z(1)-l2*z(2)-z(36)*z(43)-z(3)*(l3-z(28)))*(l2*u1-l1*u2)*z(6)+(l1*z(4)+l2*z(5)+z(37)*z(43)+z(6)*(l3-z(28)))*(l2*u1-l1*u2)*z(3)+(-l1*z(1)-l2*z(2)-z(36)*z(43)-z(3)*(l3-z(28)))*(z(54)*u2+z(55)*u3-z(53)*u1)*z(31)+(l1*z(4)+l2*z(5)+z(37)*z(43)+z(6)*(l3-z(28)))*(z(54)*u2+z(55)*u3-z(53)*u1)*z(30)+(-l1*z(1)-l2*z(2)-z(36)*z(43)-z(3)*(l3-z(28)))*(-z(56)*u1-z(57)*u2-z(58)*u3)*z(34)+(l1*z(4)+l2*z(5)+z(37)*z(43)+z(6)*(l3-z(28)))*(-z(56)*u1-z(57)*u2-z(58)*u3)*z(33)+(l1*z(4)+l2*z(5)+z(37)*z(43)+z(6)*(l3-z(28)))*(z(59)*u1+z(60)*u2+z(61)*u3)+(-l1*z(1)-l2*z(2)-z(36)*z(43)-z(3)*(l3-z(28)))*(z(62)*u1+z(63)*u2+z(64)*u3));
Output(3)=((z(51)*u2-l2*u3)*z(7)+(l1*u3+z(52)*u1)*z(8)+(l2*u1-l1*u2)*z(9)+(z(54)*u2+z(55)*u3-z(53)*u1)*z(32)+(-z(56)*u1-z(57)*u2-z(58)*u3)*z(35));
figure(1),plot(T,ke+pe,'b.',T,ke,'r.',T,pe,'g.'),hold on
figure(4),plot(T,atan2(2*(e4*e1+e2*e3),1-2*(e1^2+e2^2)),'.',T,asin(2*(e4*e2-e3*e1)),'.',T,atan2(2*(e4*e3+e1*e2),1-(e1^2+e2^2)),'.'),hold on
figure(6),plot(T,Output(2),'.',T,Output(3),'.'),hold on
